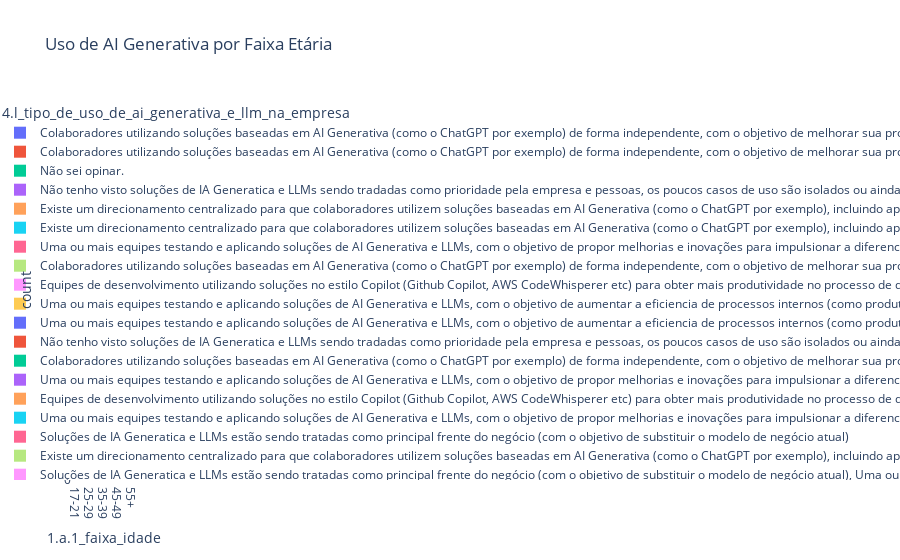

Notebook cell for this chart:
### Code cell
# H4: Adoção de ferramentas modernas por faixa etária
fig4 = px.histogram(
    df_h4,
    x="1.a.1_faixa_idade",
    color="4.l_tipo_de_uso_de_ai_generativa_e_llm_na_empresa",
    barmode="group",
    title="Uso de AI Generativa por Faixa Etária",
)
fig4.show()
